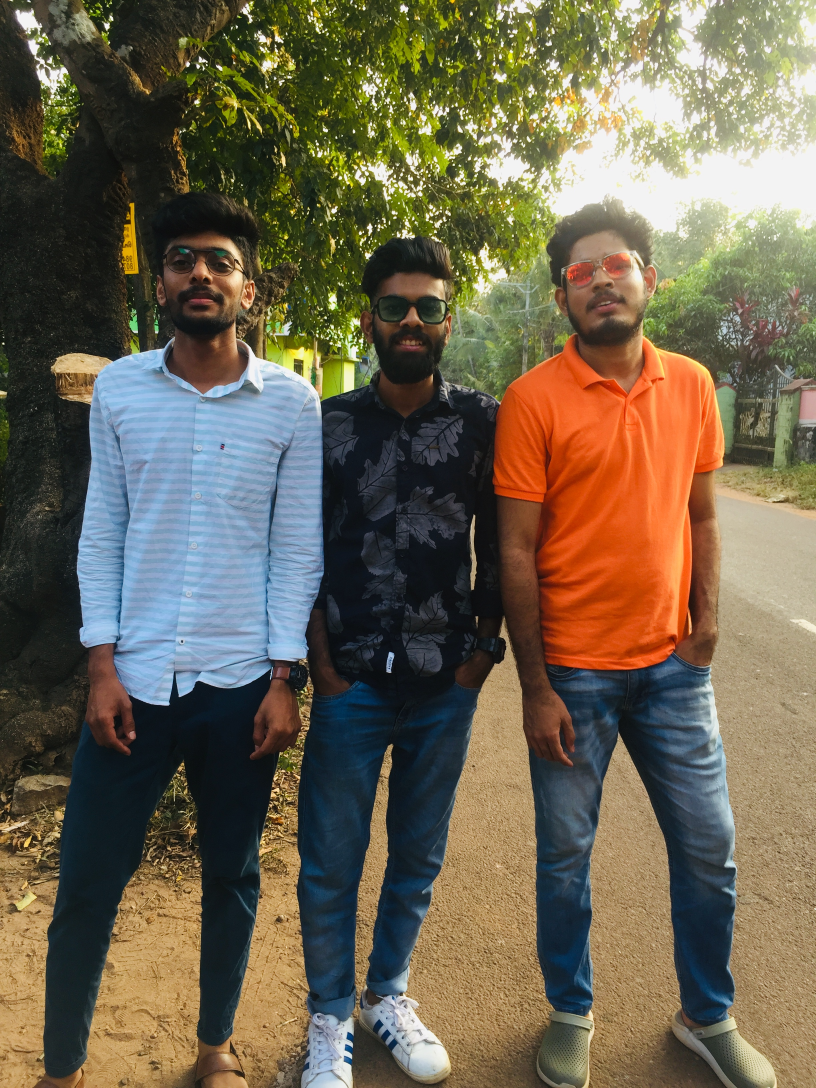
#> input picture image1.jpg, 2448 x 3264 px, given in place of the camera (shown at 1/3 size)
$ python detectingFace.py
#> lines starting #> are read from the running program, lines starting #| are printed output that depends on the picture
import cv2
import os

alg = "haarcascade_frontalface_default.xml"
haar = cv2.CascadeClassifier(alg)

cam = cv2.VideoCapture(0)
dataset = "dataset"
name = "zahid"

path = os.path.join(dataset,name)
if not os.path.isdir(path):
		os.mkdir(path)
(width,height) = (130,100)
count = 1

while (count < 30):
	_,img = cam.read()
#> img is the input picture: shape (3264, 2448, 3); mean B, G, R 80, 100.9, 110.3
	grayImg = cv2.cvtColor(img,cv2.COLOR_BGR2GRAY)
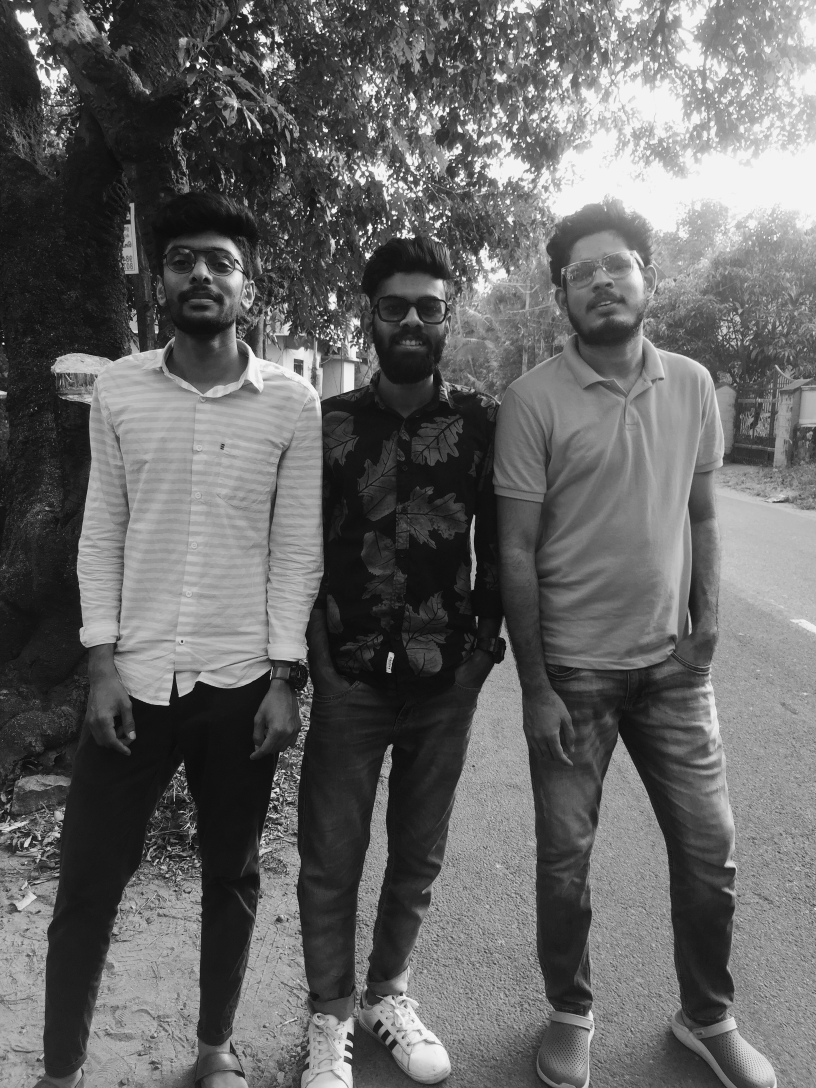
#> grayImg: shape (3264, 2448) (shown at 1/3 size); min 3, max 250, mean 101.3
	faces = haar.detectMultiScale(grayImg,1.3,4)
#> faces = [[1099, 819, 275, 275], [453, 668, 303, 303], [1661, 691, 293, 293]]

	for (x,y,w,h) in faces:
		cv2.rectangle(img, (x,y), (x+w , y+h),(0,255,0),2)
		onlyFace = grayImg[y:y+h,x:x+w]
		resizeImg = cv2.resize(grayImg,(width,height))
		cv2.imwrite("%s/%s.jpg" %(path,count),resizeImg)
		count+=1
#> this loop made 3 passes
#> pass 1, `onlyFace = grayImg[y:y+h,x:x+w]`:
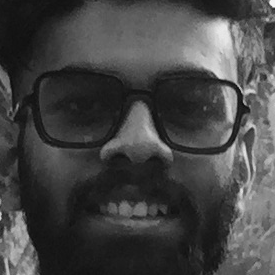
#> onlyFace: shape (275, 275); min 11, max 246, mean 68.8
#> pass 1, `resizeImg = cv2.resize(grayImg,(width,height))`:
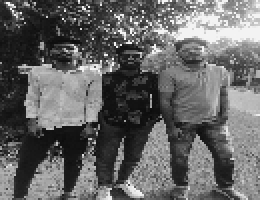
#> resizeImg: shape (100, 130) (shown 2 times larger); min 10, max 246, mean 101
#> pass 2, `onlyFace = grayImg[y:y+h,x:x+w]`:
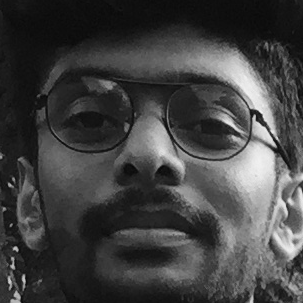
#> onlyFace: shape (303, 303); min 6, max 242, mean 65.8
#> pass 3, `onlyFace = grayImg[y:y+h,x:x+w]`:
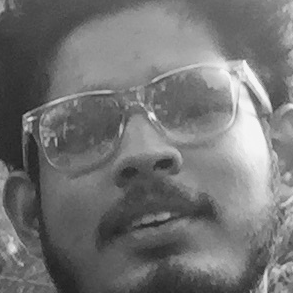
#> onlyFace: shape (293, 293); min 30, max 248, mean 115
#> after the loop, count = 4

	cv2.imshow("person",img)
	key = cv2.waitKey(10)
#> (key Esc is pressed here)

	if key == 29:
		break
print("Face captured successfully")
webcam.release()
cv2.destroyAllWindows()
